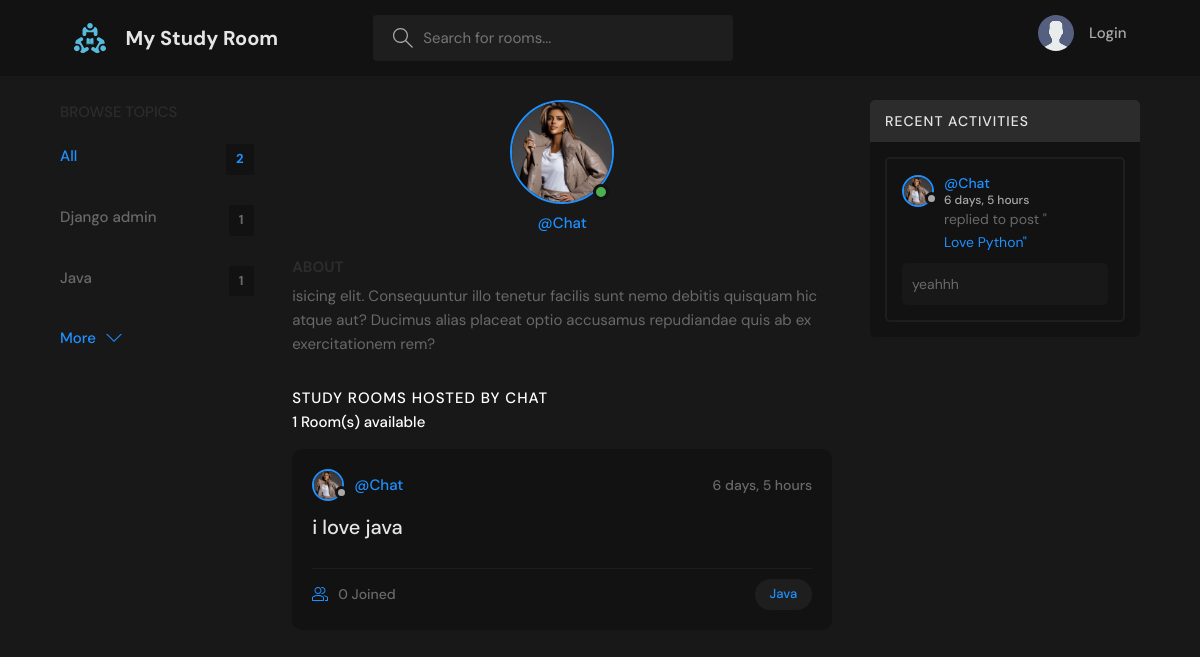
Screenshot of /profile/3/ with the database file from the repository.
### studyroom/models.py (models this page shows, shortened)
class Topic(models.Model):
    name = models.CharField(max_length= 200)

class User(AbstractUser):
    name = models.CharField(max_length=200,null=True)
    email = models.EmailField(unique=True,null=True)
    bio = models.TextField(null=True)
    avatar = models.ImageField(null=True,default='avatar.svg')
    USERNAME_FIELD='email'
    REQUIRED_FIELDS = []

class Room(models.Model):
    host = models.ForeignKey(User, on_delete=models.SET_NULL, null=True)
    topic = models.ForeignKey(Topic, on_delete=models.SET_NULL, null=True)
    name = models.CharField(max_length= 200)
    description = models.TextField(null=True , blank=True)
    participants = models.ManyToManyField(User, related_name='participants', blank=True)
    updated = models.DateTimeField(auto_now=True)
    created = models.DateTimeField(auto_now_add=True)
    class Meta:
        ordering = ['-updated', 'created']
    def __str__(self):
        return self.name

class Message(models.Model):
    user = models.ForeignKey(User, on_delete=models.CASCADE)
    room = models.ForeignKey(Room, on_delete=models.CASCADE)
    body = models.TextField()
    updated = models.DateTimeField(auto_now=True)
    created = models.DateTimeField(auto_now_add=True)
    def __str__(self):
        return self.body[0:50]
    class Meta:
        ordering =['-updated', 'created']

### studyroom/views.py (the view)
# urls.py: path('profile/<str:pk>/',v.userProfile,name='profile'),
def userProfile(request,pk):
    user = User.objects.get(id=pk)
    rooms = user.room_set.all()
    room_activity = user.message_set.all()
    topics = Topic.objects.all()
    count=rooms.count()
    context={'user':user,'rooms':rooms,
             'room_activity':room_activity,'topics':topics,
             'count':count
             }
    return render(request,'studyroom/profile.html',context)

### studyroom/templates/studyroom/profile.html (shortened to what this page needs)
{% extends 'main.html' %}
{% block content %}
  <main class="profile-page layout layout--3">
    <div class="container">
      {% include 'components/topic_component.html' %}
      <div class="roomList">
        <div class="profile">
          <div class="profile__avatar">
            <div class="avatar avatar--large active">
              <img src="{{user.avatar.url}}" />
            </div>
          </div>
          <div class="profile__info">
            <p>@{{user.username}}</p>
          </div>
          <div class="profile__about">
            <h3>About</h3>
            <p>
              {{user.bio}}
            </p>
          </div>
        </div>
        <div class="roomList__header">
          <div>
            <h2 style="color: white;">Study Rooms Hosted by {{user.username}}</h2>
            <p style="color: white;">{{count}} Room(s) available</p>
          </div>
        </div>
        {% include 'components/studyfeed_component.html' %}
      </div>
      {% include 'components/activity_component.html' %}
    </div>
  </main>
  {% endblock %}

### studyroom/templates/components/topic_component.html
<div class="topics">
    <div class="topics__header">
      <h2>Browse Topics</h2>
    </div>
    <ul class="topics__list">
      <li>
        <a href="{% url 'home' %}" class="active">All <span>{{topics.count}}</span></a>
      </li>
      {% for topic in topics %}
      <li>
        <a href="{% url 'home' %}?q={{topic.name}}">{{topic.name}} <span>{{topic.room_set.all.count}}</span></a>
      </li>
      {% endfor %}
    </ul>
    <a class="btn btn--link" href="{% url 'browsetopic' %}">
      More
      <svg version="1.1" xmlns="http://www.w3.org/2000/svg" width="32" height="32" viewBox="0 0 32 32">
        <title>chevron-down</title>
        <path d="M16 21l-13-13h-3l16 16 16-16h-3l-13 13z"></path>
      </svg>
    </a>
  </div>

### studyroom/templates/components/studyfeed_component.html (shortened to what this page needs)
{% if rooms %}
{% for room in rooms %}
<div class="roomListRoom">
    <div class="roomListRoom__header">
      <a href="{% url 'profile' room.host.id %}" class="roomListRoom__author">
        <div class="avatar avatar--small">
          <img src="{{room.host.avatar.url}}" />
        </div>
        <span>@{{room.host.username}}</span>
      </a>
      <div class="roomListRoom__actions">
        <span>{{room.created|timesince}}</span>
      </div>
    </div>
    <div class="roomListRoom__content">
      <a href="{% url 'room' room.id %}">{{room.name}}</a>
    </div>
    <div class="roomListRoom__meta">
      <a href="{% url 'room' room.id %}" class="roomListRoom__joined">
        {{room.participants.all.count}} Joined
      </a>
      <p class="roomListRoom__topic"><a href="{% url 'home' %}?q={{room.topic.name}}">{{room.topic.name}}</a></p>
    </div>
  </div>
{% endfor %}
{% else %}
<div style="padding:20px 20px;">no study room here</div>
{% endif %}

### studyroom/templates/components/activity_component.html (shortened to what this page needs)
<div class="activities">
  <div class="activities__header">
    <h2>Recent Activities</h2>
  </div>
  {% for message in room_activity %}
  <div class="activities__box">
    <div class="activities__boxHeader roomListRoom__header">
      <a
        href="{% url 'profile' message.user.id %}"
        class="roomListRoom__author"
      >
        <div class="avatar avatar--small">
          <img src="{{message.user.avatar.url}}" />
        </div>
        <p>
          @{{message.user.username}}
          <span>{{message.created|timesince}}</span>
        </p>
      </a>
    </div>
    <div class="activities__boxContent">
      <p>
        replied to post "<a href="{% url 'room' message.room.id %}"
          >{{message.room}}"</a
        >
      </p>
      <div class="activities__boxRoomContent">{{message}}</div>
    </div>
  </div>
  {% endfor %}
</div>

### rows the page displays
Topic: name "Django admin", room_set.all.count "1"
Topic: name "Java", room_set.all.count "1"
User: avatar (picture), username "Chat", bio "isicing elit. Consequuntur illo tenetur facilis sunt nemo debitis quisquam hic atque aut? Ducimus alias placeat optio accusamus repudiandae quis ab ex exercitationem rem?", username "CHAT"
Room: host.avatar (picture), host.username "Chat", created "6 days, 5 hours", name "i love java", participants.all.count "0", topic.name "Java"
Message: user.avatar (picture), user.username "Chat", created "6 days, 5 hours", room "Love Python", body "yeahhh"

### other values shown
{{ topics.count }} "2"
{{ count }} "1"
